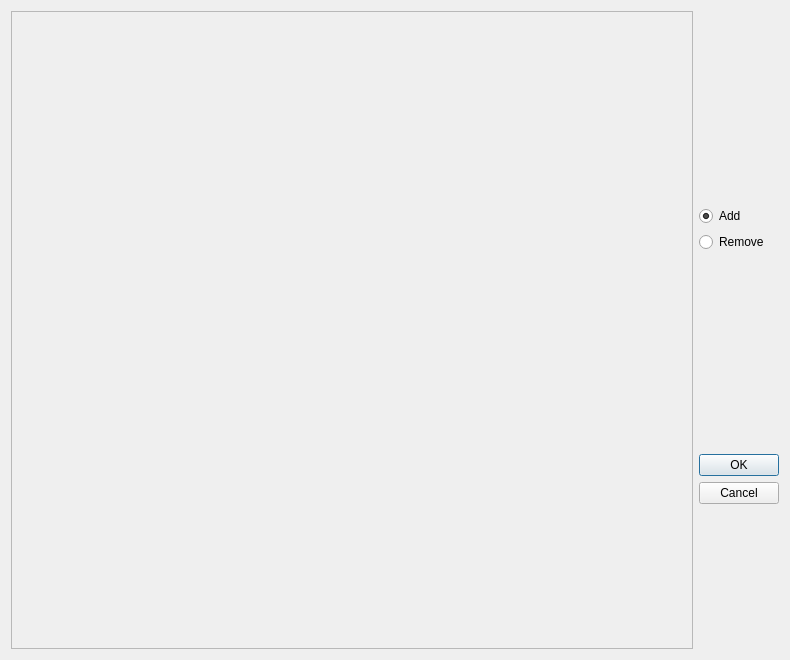
<?xml version="1.0" encoding="UTF-8"?>
<ui version="4.0">
 <class>EditDialog</class>
 <widget class="QDialog" name="EditDialog">
  <property name="geometry">
   <rect>
    <x>0</x>
    <y>0</y>
    <width>790</width>
    <height>660</height>
   </rect>
  </property>
  <property name="windowTitle">
   <string>Dialog</string>
  </property>
  <layout class="QHBoxLayout" name="horizontalLayout">
   <item>
    <widget class="QScrollArea" name="scrollArea">
     <property name="sizePolicy">
      <sizepolicy hsizetype="MinimumExpanding" vsizetype="MinimumExpanding">
       <horstretch>0</horstretch>
       <verstretch>0</verstretch>
      </sizepolicy>
     </property>
     <property name="widgetResizable">
      <bool>true</bool>
     </property>
     <widget class="ShowWidget" name="widget">
      <property name="geometry">
       <rect>
        <x>0</x>
        <y>0</y>
        <width>670</width>
        <height>634</height>
       </rect>
      </property>
     </widget>
    </widget>
   </item>
   <item>
    <layout class="QVBoxLayout" name="verticalLayout">
     <item>
      <spacer name="verticalSpacer_2">
       <property name="orientation">
        <enum>Qt::Vertical</enum>
       </property>
       <property name="sizeHint" stdset="0">
        <size>
         <width>20</width>
         <height>40</height>
        </size>
       </property>
      </spacer>
     </item>
     <item>
      <widget class="QRadioButton" name="addButton">
       <property name="text">
        <string>Add</string>
       </property>
       <property name="checked">
        <bool>true</bool>
       </property>
      </widget>
     </item>
     <item>
      <widget class="QRadioButton" name="removeButton">
       <property name="text">
        <string>Remove</string>
       </property>
      </widget>
     </item>
     <item>
      <spacer name="verticalSpacer">
       <property name="orientation">
        <enum>Qt::Vertical</enum>
       </property>
       <property name="sizeHint" stdset="0">
        <size>
         <width>20</width>
         <height>40</height>
        </size>
       </property>
      </spacer>
     </item>
     <item>
      <widget class="QDialogButtonBox" name="buttonBox">
       <property name="orientation">
        <enum>Qt::Vertical</enum>
       </property>
       <property name="standardButtons">
        <set>QDialogButtonBox::Cancel|QDialogButtonBox::Ok</set>
       </property>
      </widget>
     </item>
    </layout>
   </item>
  </layout>
 </widget>
 <customwidgets>
  <customwidget>
   <class>ShowWidget</class>
   <extends>QWidget</extends>
   <header location="global">editdialog.h</header>
   <container>1</container>
  </customwidget>
 </customwidgets>
 <resources/>
 <connections>
  <connection>
   <sender>buttonBox</sender>
   <signal>accepted()</signal>
   <receiver>EditDialog</receiver>
   <slot>accept()</slot>
   <hints>
    <hint type="sourcelabel">
     <x>248</x>
     <y>254</y>
    </hint>
    <hint type="destinationlabel">
     <x>157</x>
     <y>274</y>
    </hint>
   </hints>
  </connection>
  <connection>
   <sender>buttonBox</sender>
   <signal>rejected()</signal>
   <receiver>EditDialog</receiver>
   <slot>reject()</slot>
   <hints>
    <hint type="sourcelabel">
     <x>316</x>
     <y>260</y>
    </hint>
    <hint type="destinationlabel">
     <x>286</x>
     <y>274</y>
    </hint>
   </hints>
  </connection>
  <connection>
   <sender>addButton</sender>
   <signal>pressed()</signal>
   <receiver>EditDialog</receiver>
   <slot>markEditAdd()</slot>
   <hints>
    <hint type="sourcelabel">
     <x>700</x>
     <y>113</y>
    </hint>
    <hint type="destinationlabel">
     <x>727</x>
     <y>37</y>
    </hint>
   </hints>
  </connection>
  <connection>
   <sender>removeButton</sender>
   <signal>pressed()</signal>
   <receiver>EditDialog</receiver>
   <slot>markEditRemove()</slot>
   <hints>
    <hint type="sourcelabel">
     <x>719</x>
     <y>148</y>
    </hint>
    <hint type="destinationlabel">
     <x>727</x>
     <y>187</y>
    </hint>
   </hints>
  </connection>
 </connections>
 <slots>
  <slot>markEditAdd()</slot>
  <slot>markEditRemove()</slot>
 </slots>
</ui>
